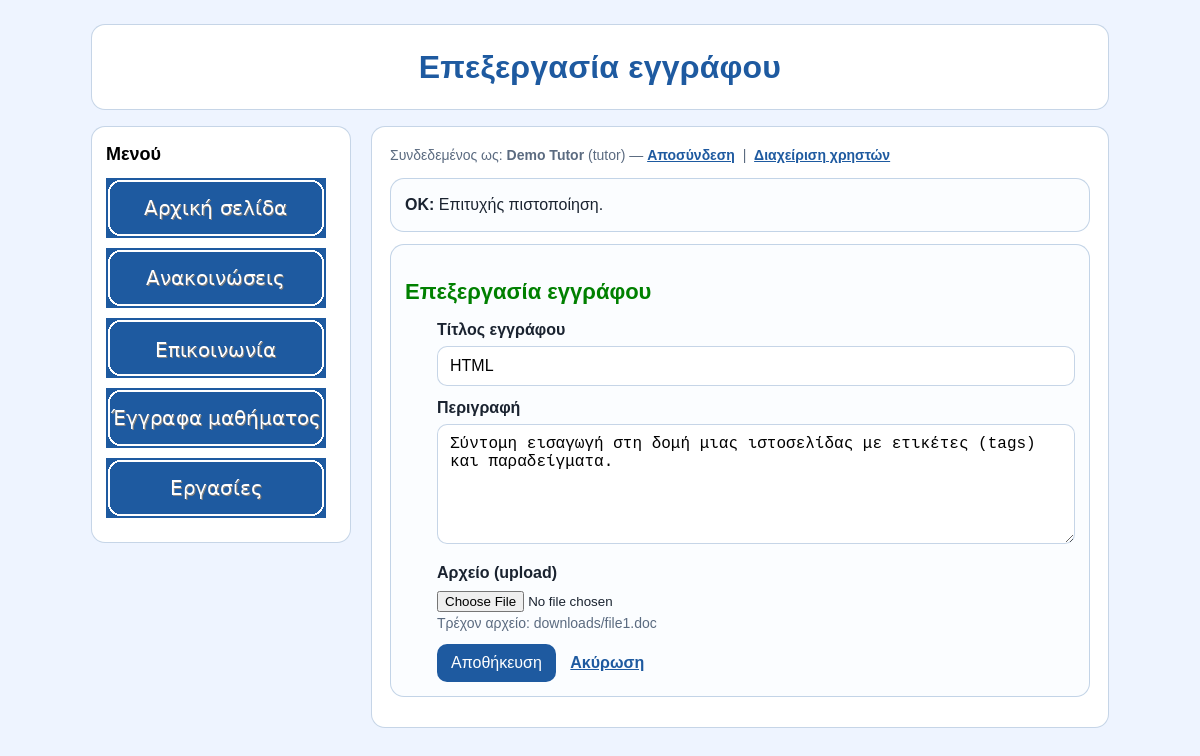
The app's page /part-b/document_form.php?id=1 (signed in) with its own data.
### tables this page shows
CREATE TABLE users (
  id INT AUTO_INCREMENT PRIMARY KEY,
  first_name VARCHAR(60) NOT NULL,
  last_name VARCHAR(60) NOT NULL,
  email VARCHAR(120) NOT NULL UNIQUE,
  password_hash VARCHAR(255) NOT NULL,
  role ENUM('tutor','student') NOT NULL DEFAULT 'student'
);

CREATE TABLE documents (
  id INT AUTO_INCREMENT PRIMARY KEY,
  title VARCHAR(255) NOT NULL,
  description TEXT NOT NULL,
  file_path VARCHAR(255) NOT NULL
);

### part-b/includes/bootstrap.php (called while the page is built, shortened)
<?php
function h($value) {
    return htmlspecialchars((string)$value, ENT_QUOTES, 'UTF-8');
}
function get_flash() {
    if (!empty($_SESSION['flash'])) {
        $f = $_SESSION['flash'];
        return $f;
    }
    return null;
}
function db() {
    static $mysqli = null;
    if ($mysqli instanceof mysqli) {
        return $mysqli;
    }
    try {
        $mysqli = new mysqli(DB_HOST, DB_USER, DB_PASS, DB_NAME, (int) DB_PORT);
        $mysqli->set_charset('utf8mb4');
        return $mysqli;
    } catch (Throwable $e) {
        http_response_code(500);
        echo '<h1>Σφάλμα σύνδεσης με τη βάση δεδομένων</h1>';
        echo '<p>Έλεγξε τα στοιχεία MySQL (DB_HOST/DB_NAME/DB_USER/DB_PASS) και ότι έχεις κάνει import το SQL.</p>';
        echo '<p>Δες τις οδηγίες ρύθμισης στο README του project.</p>';
        error_log('Database connection failed: ' . $e->getMessage());
        exit;
    }
}
function is_logged_in() {
    return !empty($_SESSION['user']);
}
function current_user() {
    return is_logged_in() ? $_SESSION['user'] : null;
}
function require_login() {
    static $checked = false;
    if (!$checked) {
        $id = (int) $_SESSION['user']['id'];
        $stmt = db()->prepare('SELECT id, first_name, last_name, email, role FROM users WHERE id=?');
        $stmt->bind_param('i', $id);
        $stmt->execute();
        $user = $stmt->get_result()->fetch_assoc();
    }
}
function is_tutor() {
    return is_logged_in() && isset($_SESSION['user']['role']) && $_SESSION['user']['role'] === 'tutor';
}
function require_tutor() {
    require_login();
}

### part-b/document_form.php (the view, shortened to what this page needs)
<?php
require_once __DIR__ . '/includes/bootstrap.php';
require_tutor();
$id = isset($_GET['id']) ? (int)$_GET['id'] : 0;
$isEdit = $id > 0;
$doc = [
  'title' => '',
  'description' => '',
  'file_path' => '',
];
if ($isEdit) {
    $stmt = db()->prepare('SELECT id, title, description, file_path FROM documents WHERE id=?');
    $stmt->bind_param('i', $id);
    $stmt->execute();
    $res = $stmt->get_result();
    $row = $res->fetch_assoc();
    $doc = $row;
}
include __DIR__ . '/includes/header.php';
?>
<div class="card">
  <h2><?php echo h($pageTitle); ?></h2>
  <div class="h2-body">
    <form method="post" enctype="multipart/form-data">
      <div class="form-row">
        <label for="title">Τίτλος εγγράφου</label>
        <input type="text" id="title" name="title" value="<?php echo h($doc['title']); ?>" required>
      </div>
      <div class="form-row">
        <label for="description">Περιγραφή</label>
        <textarea id="description" name="description" required><?php echo h($doc['description']); ?></textarea>
      </div>
      <div class="form-row">
        <label for="file">Αρχείο (upload)</label>
        <input type="file" id="file" name="file" <?php echo $isEdit ? '' : 'required'; ?>>
        <?php if ($isEdit && !empty($doc['file_path'])): ?>
          <div class="small-note">Τρέχον αρχείο: <?php echo h($doc['file_path']); ?></div>
        <?php endif; ?>
      </div>
      <button type="submit">Αποθήκευση</button>
      <a class="inline-link" href="documents.php" style="margin-left:10px;">Ακύρωση</a>
    </form>
  </div>
</div>
<?php include __DIR__ . '/includes/footer.php'; ?>

### part-b/includes/header.php (shortened to what this page needs)
<?php
$user = current_user();
$flash = get_flash();
?>
<!DOCTYPE html>
<html lang="el">
<head>
  <link rel="stylesheet" href="style.css">
</head>
<body>
<div id="container">
  <div id="header">
    <h1><?php echo h($pageTitle); ?></h1>
  </div>
  <div id="main">
    <div id="sidebar">
      <div class="menu-title">Μενού</div>
      <div id="nav">
        <a href="index.php"><img src="assets/img/btn_home.png" alt="Αρχική σελίδα"></a>
        <a href="announcements.php"><img src="assets/img/btn_announce.png" alt="Ανακοινώσεις"></a>
        <a href="communication.php"><img src="assets/img/btn_contact.png" alt="Επικοινωνία"></a>
        <a href="documents.php"><img src="assets/img/btn_docs.png" alt="Έγγραφα μαθήματος"></a>
        <a href="homework.php"><img src="assets/img/btn_hw.png" alt="Εργασίες"></a>
      </div>
    </div>
    <div id="content">
      <div class="small-note" style="margin-bottom:10px;">
        <?php if ($user): ?>
          Συνδεδεμένος ως: <b><?php echo h($user['first_name'] . ' ' . $user['last_name']); ?></b>
          (<?php echo h($user['role']); ?>) — <form class="inline-form" method="post" action="logout.php"><?php echo csrf_field(); ?><button class="inline-delete" type="submit">Αποσύνδεση</button></form>
          <?php if (is_tutor()): ?>
            &nbsp;|&nbsp; <a class="inline-link" href="users.php">Διαχείριση χρηστών</a>
          <?php endif; ?>
        <?php endif; ?>
      </div>
      <?php if ($flash): ?>
        <div class="card" style="border-color: rgba(30,90,160,.25);">
          <b><?php echo h(strtoupper($flash['type'])); ?>:</b> <?php echo h($flash['msg']); ?>
        </div>
      <?php endif; ?>

### part-b/style.css (style rules this page uses)
:root { --bg: #eef4ff; --panel: #ffffff; --primary: #1e5aa0; --text: #1a2330; --muted: #5b6b80; --border: rgba(30,90,160,.25); }
* { box-sizing: border-box; }
body { margin: 0; font-family: Arial, Helvetica, sans-serif; background: var(--bg); color: var(--text); line-height: 1.5; }
h2 { color: green; }
#container { max-width: 1050px; margin: 24px auto; padding: 0 16px; }
#header { background: var(--panel); border: 1px solid var(--border); border-radius: 14px; padding: 18px; text-align: center; }
#header h1 { margin: 0; font-size: 32px; color: var(--primary); letter-spacing: .2px; }
#main { margin-top: 16px; overflow: hidden; }
#sidebar { float: left; width: 260px; background: var(--panel); border: 1px solid var(--border); border-radius: 14px; padding: 14px; }
.menu-title { margin: 0 0 10px 0; font-size: 18px; font-weight: bold; color: #000000; }
#nav { margin: 0; }
#nav a { display: block; text-decoration: none; margin: 10px 0; }
#nav img { display: block; width: 220px; height: 60px; }
#content { margin-left: 280px; background: var(--panel); border: 1px solid var(--border); border-radius: 14px; padding: 18px; }
#content h2 { margin: 16px 0 10px 0; font-size: 22px; color: green; }
.card { padding: 14px; border: 1px solid var(--border); border-radius: 14px; background: #fbfdff; margin: 12px 0; }
.h2-body { padding-left: 2em; }
.inline-link { color: var(--primary); font-weight: bold; }
.form-row { margin: 10px 0; }
label { display: block; font-weight: bold; margin-bottom: 4px; }
input[type="text"], input[type="email"], input[type="password"], textarea { width: 100%; padding: 10px 12px; border: 1px solid var(--border); border-radius: 10px; font-size: 16px; background: #ffffff; }
textarea { min-height: 120px; resize: vertical; }
button { background: var(--primary); border: 0; color: white; padding: 10px 14px; border-radius: 10px; cursor: pointer; font-size: 16px; }
.small-note { color: var(--muted); font-size: 14px; }
.inline-form { display:inline; }
.inline-delete { background:none; border:0; border-radius:0; color:var(--primary); padding:0; font-size:inherit; font-weight:bold; text-decoration:underline; }

### records on screen
users: first_name+last_name "Demo Tutor", role "tutor"
documents: title "HTML", description "Σύντομη εισαγωγή στη δομή μιας ιστοσελίδας με ετικέτες (tags) και παραδείγματα.", file_path "downloads/file1.doc"

### other values on screen
$pageTitle "Επεξεργασία εγγράφου"
$flash['type'] "OK"
$flash['msg'] "Επιτυχής πιστοποίηση."
